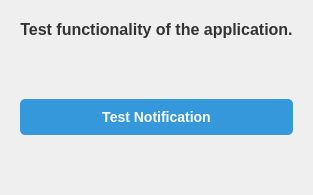
<?xml version='1.0' encoding='utf-8'?>
<ui version="4.0">
 <class>tab_test</class>
 <widget class="QWidget" name="tab_test">
  <attribute name="title">
   <string>Test</string>
  </attribute>
  <layout class="QVBoxLayout" name="verticalLayout">
   <property name="spacing">
    <number>20</number>
   </property>
   <property name="leftMargin">
    <number>20</number>
   </property>
   <property name="topMargin">
    <number>20</number>
   </property>
   <property name="rightMargin">
    <number>20</number>
   </property>
   <property name="bottomMargin">
    <number>20</number>
   </property>
   <item>
    <widget class="QLabel" name="label_info">
     <property name="text">
      <string>Test functionality of the application.</string>
     </property>
     <property name="alignment">
      <set>Qt::AlignCenter</set>
     </property>
     <property name="styleSheet">
      <string notr="true">font-size: 16px; font-weight: bold; color: #333;</string>
     </property>
    </widget>
   </item>
   <item>
    <spacer name="verticalSpacer_1">
     <property name="orientation">
      <enum>Qt::Vertical</enum>
     </property>
     <property name="sizeHint" stdset="0">
      <size>
       <width>20</width>
       <height>40</height>
      </size>
     </property>
    </spacer>
   </item>
   <item>
    <widget class="QPushButton" name="btnTestNotification">
     <property name="text">
      <string>Test Notification</string>
     </property>
     <property name="styleSheet">
      <string notr="true">
       QPushButton {
        background-color: #3498db; 
        color: white; 
        padding: 10px 20px; 
        border-radius: 5px; 
        font-weight: bold; 
        font-size: 14px;
       }
       QPushButton:hover {
        background-color: #2980b9;
       }
       QPushButton:pressed {
        background-color: #1abc9c;
       }
      </string>
     </property>
     <property name="cursor">
      <cursorShape>PointingHandCursor</cursorShape>
     </property>
    </widget>
   </item>
   <item>
    <spacer name="verticalSpacer_2">
     <property name="orientation">
      <enum>Qt::Vertical</enum>
     </property>
     <property name="sizeHint" stdset="0">
      <size>
       <width>20</width>
       <height>40</height>
      </size>
     </property>
    </spacer>
   </item>
  </layout>
 </widget>
 <resources />
 <connections />
</ui>
